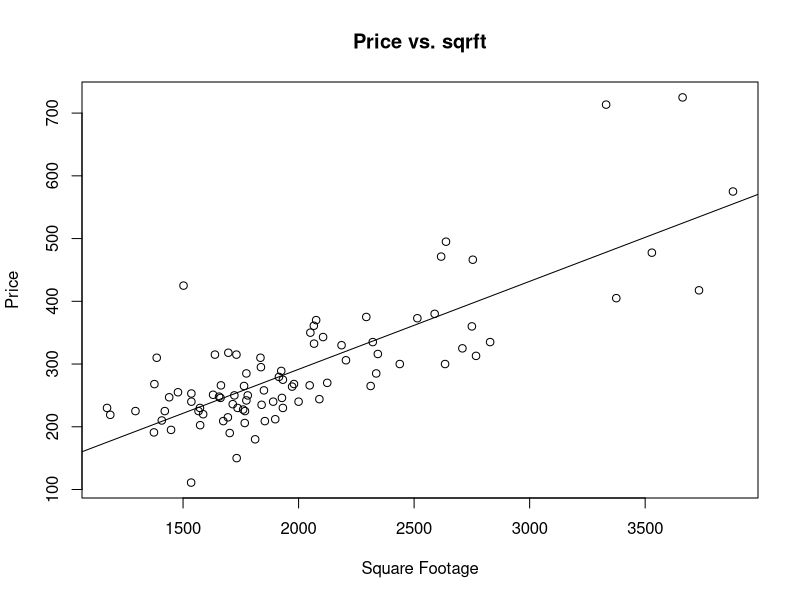
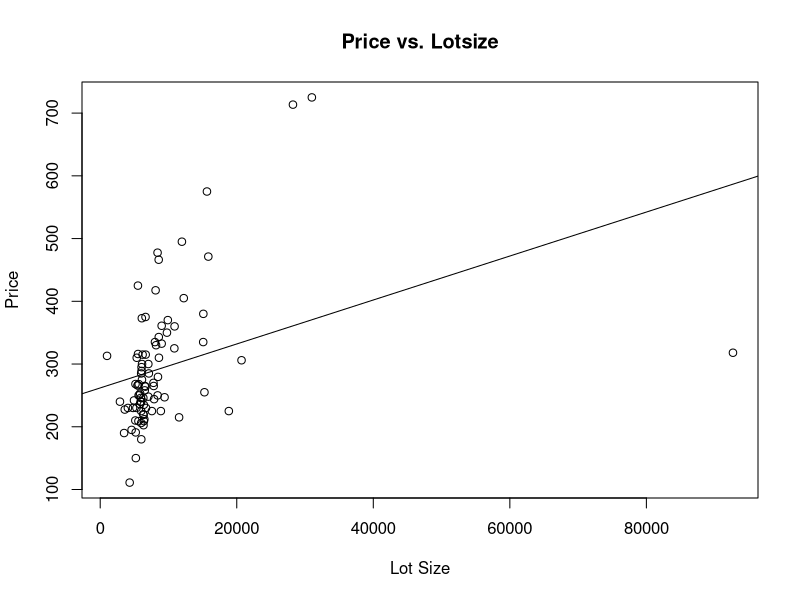
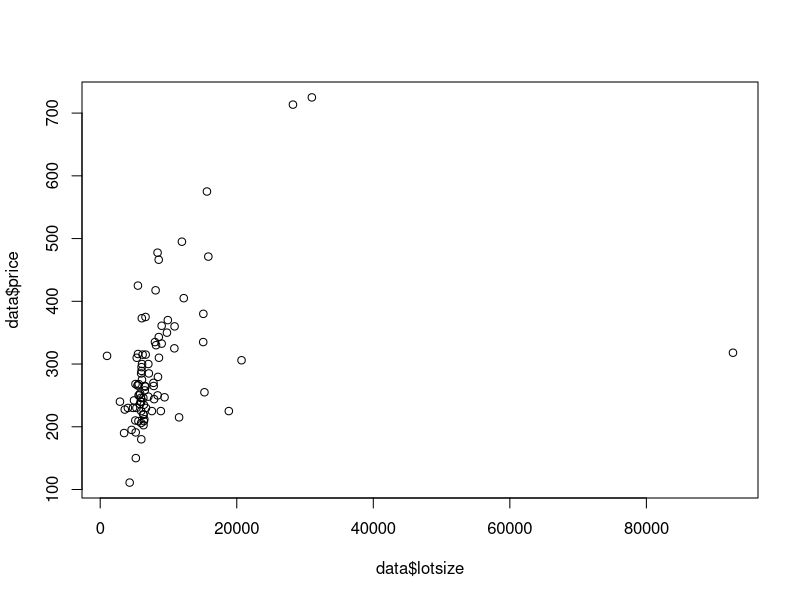
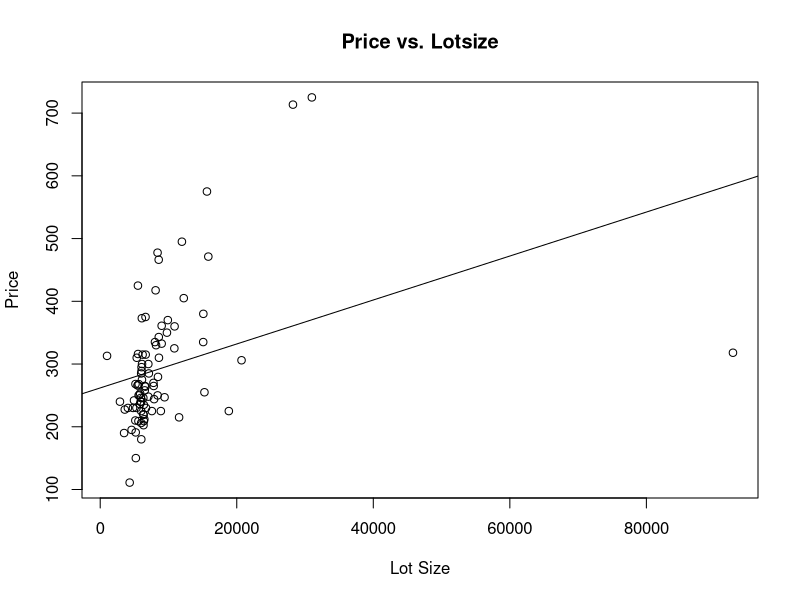

R code for these plots, in order:
## ---- chunk 1
knitr::opts_chunk$set(echo = TRUE)
options(repos = c(CRAN = "https://cloud.r-project.org/"))
## ---- chunk 2
library(readxl)

## ---- chunk 3
# Load the dataset
data <- read_excel("housing.xls")
## ---- chunk 4
average_price_colonial <- mean(data$price[data$colonial == 1])
average_price_non_colonial <- mean(data$price[data$colonial == 0])

average_price_colonial 
average_price_non_colonial
## ---- chunk 5
# Manual calculation
n <- length(data$price)
b1 <- (sum((data$price - mean(data$price)) * (data$colonial - mean(data$colonial)))) / (sum((data$colonial - mean(data$colonial))^2))
b0 <- mean(data$price) - b1 * mean(data$colonial)

# Using lm
linear_model <- lm(data$price ~ data$colonial)

b0
b1
n
## ---- chunk 6
linear_model <- lm(price ~ colonial, data = data)
coefficients(linear_model)
## ---- chunk 7
linear_model_sqrft <- lm(price ~ sqrft, data = data)
plot(data$sqrft, data$price, main = "Price vs. sqrft", xlab = "Square Footage", ylab = "Price")
abline(linear_model_sqrft)
## ---- chunk 8
linear_model_lotsize <- lm(price ~ lotsize, data = data)
plot(data$lotsize, data$price, main = "Price vs. Lotsize", xlab = "Lot Size", ylab = "Price")
abline(linear_model_lotsize)
## ---- chunk 9
average_price_colonial <- mean(data$price[data$colonial == 1])
cat("The average price for colonial houses is", round(average_price_colonial, 2), "\n")
## ---- chunk 10
average_price_non_colonial <- mean(data$price[data$colonial == 0])
cat("The average price for non-colonial houses is", round(average_price_non_colonial, 2), "\n")
## ---- chunk 11
linear_model_colonial <- lm(price ~ colonial, data = data)
coefficients_colonial <- coefficients(linear_model_colonial)
b0_colonial <- round(coefficients_colonial["(Intercept)"], 2)
b1_colonial <- round(coefficients_colonial["colonial"], 2)
cat("The estimated b0 and b1 for the colonial model are", b0_colonial, "and", b1_colonial, "\n")
## ---- chunk 12
average_non_colonial_check <- round(b0_colonial, 2) == round(average_price_non_colonial, 2)
cat("The statement that b0 is the average price of non-colonial houses is", average_non_colonial_check, "\n")
## ---- chunk 13
average_colonial_check <- round(b1_colonial, 2) == round(average_price_colonial, 2)
cat("The statement that b1 is the average price of colonial houses is", average_colonial_check, "\n")
## ---- chunk 14
linear_model_sqrft <- lm(price ~ sqrft, data = data)
coefficients_sqrft <- coefficients(linear_model_sqrft)
b0_sqrft <- round(coefficients_sqrft[1], 2)
b1_sqrft <- round(coefficients_sqrft[2], 2)
## ---- chunk 15
linear_model_lotsize <- lm(price ~ lotsize, data = data)
coefficients_lotsize <- coefficients(linear_model_lotsize)
b0_lotsize <- round(coefficients_lotsize[1], 2)
b1_lotsize <- round(coefficients_lotsize[2], 2)

# Output the coefficients for sqrft and lotsize models
cat("For sqrft model, b0 (intercept) is", b0_sqrft, "and b1 (slope) is", b1_sqrft, "\n")
cat("For lotsize model, b0 (intercept) is", b0_lotsize, "and b1 (slope) is", b1_lotsize, "\n")

summary(data$lotsize)
plot(data$lotsize, data$price)
b1_lotsize <- coefficients_lotsize[2]  # Slope for lotsize model without rounding
cat("The unrounded slope for lotsize model is", b1_lotsize, "\n")

## ---- chunk 16
# Check the structure of the data to ensure 'lotsize' is numeric
str(data)

# Calculate coefficients without rounding
linear_model_lotsize <- lm(price ~ lotsize, data = data)
coefficients_lotsize <- coefficients(linear_model_lotsize)
b0_lotsize <- coefficients_lotsize[1]  # Intercept for lotsize model
b1_lotsize <- coefficients_lotsize[2]  # Slope for lotsize model

# Output the coefficients for the lotsize model without rounding
cat("For lotsize model, b0 (intercept) is", b0_lotsize, "and b1 (slope) is", b1_lotsize, "\n")

plot(data$lotsize, data$price, main = "Price vs. Lotsize", xlab = "Lot Size", ylab = "Price")
abline(a = b0_lotsize, b = b1_lotsize)  # Use the precise coefficients here

## ---- chunk 17
r_squared_sqrft <- summary(linear_model_sqrft)$r.squared
r_squared_lotsize <- summary(linear_model_lotsize)$r.squared

# Output the R-squared values for sqrft and lotsize models
cat("R-squared for sqrft model is", r_squared_sqrft, "\n")
cat("R-squared for lotsize model is", r_squared_lotsize, "\n")

# Determine which model explains more variance
if (r_squared_sqrft > r_squared_lotsize) {
  cat("The variable sqrft explains more of the difference in Prices than the variable lotsize.\n")
} else {
  cat("The variable lotsize explains more of the difference in Prices than the variable sqrft.\n")
}
